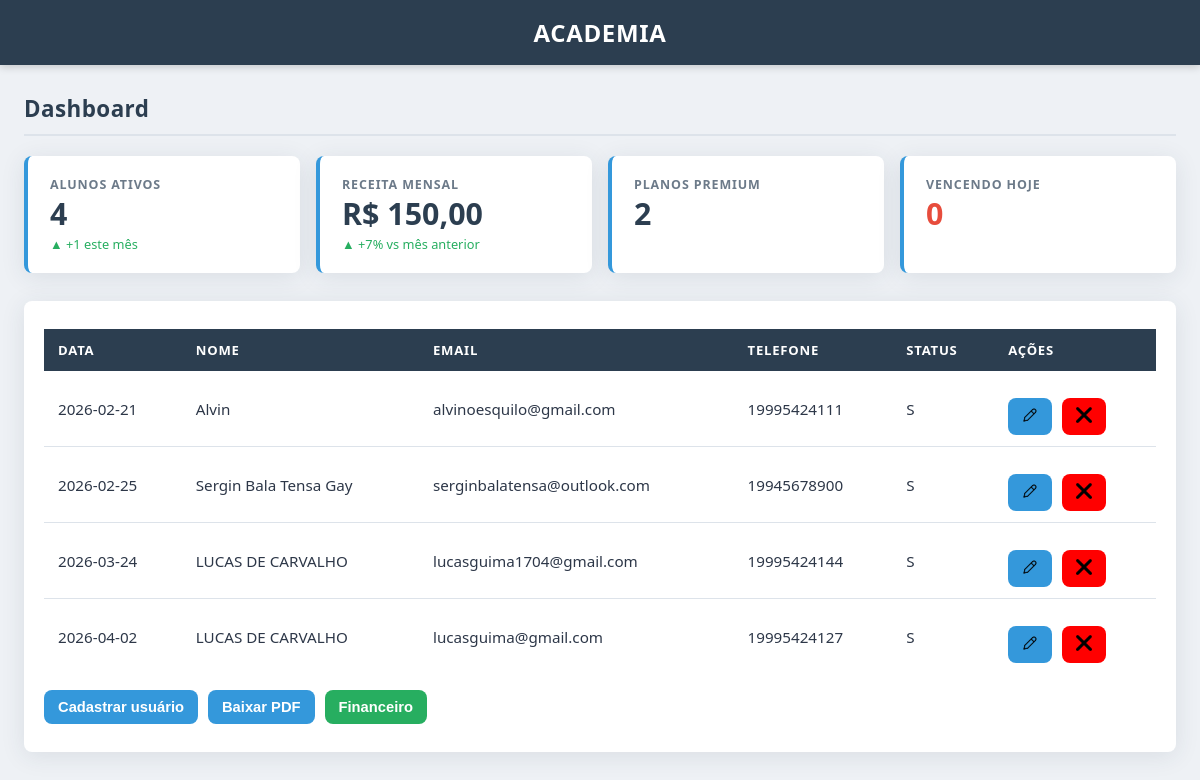
Before: / with the older database file.
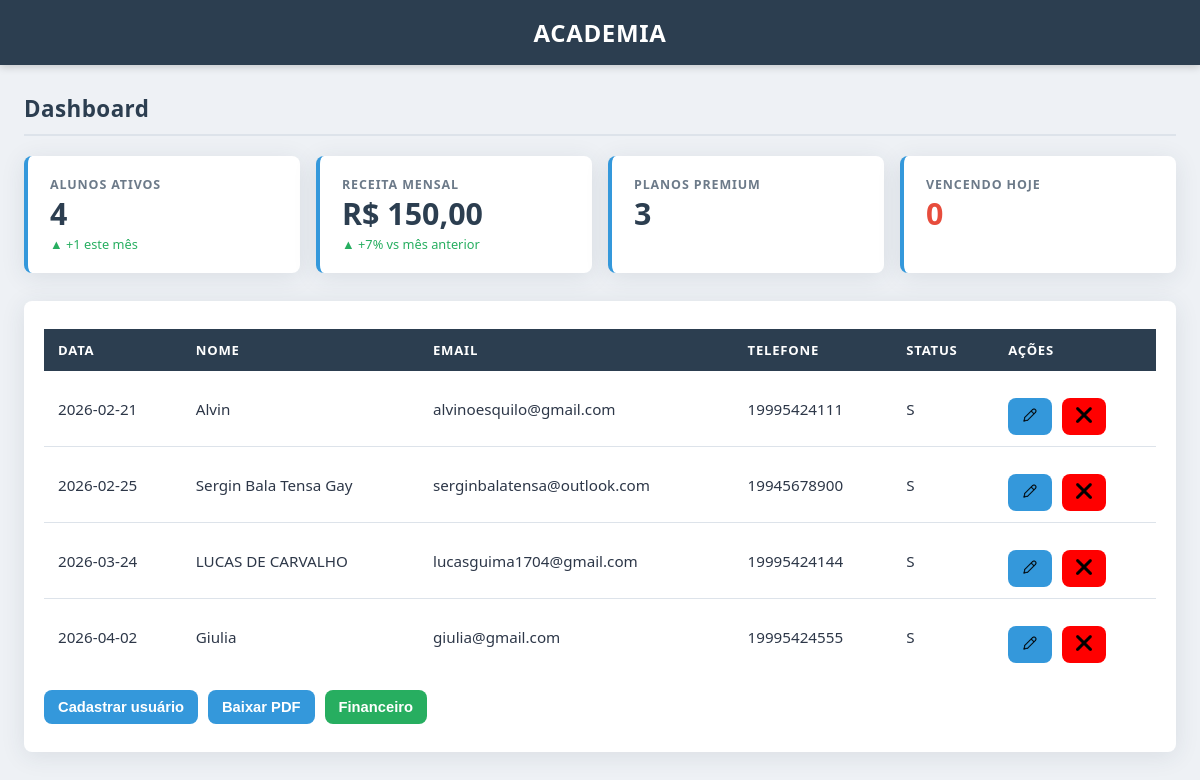
After: the same page with the newer database file.
### tables this page shows
CREATE TABLE users (
	id integer primary key autoincrement,
	full_name text not null,
	email text unique not null,
	password text not null,
	phone text,
	created_at date,
	status text
);

### src/Repository/UserRepository.php (called while the page is built, shortened)
<?php
class UserRepository
{
    private PDO $connection;
    public function __construct(PDO $connection)
    {
        $this->connection = $connection;
    }
    public function formatUser($user){
        return new User(
            $user['id'],
            $user['full_name'],
            $user['email'],
            $user['password'],
            $user['created_at'],
            $user['phone'],
            $user['status']
        );
    }
    public function getAllUsers() {
        $sql = "SELECT *FROM users;";
        $stmt = $this->connection->query($sql);
        $users = $stmt->fetchAll(PDO::FETCH_ASSOC);
        return array_map([$this, 'formatUser'], $users);
    }
    public function countUsersByStatus(string $status): int {
        $sql = "SELECT COUNT(*) FROM users WHERE status = :status;";
        $stmt = $this->connection->prepare($sql);
        $stmt->bindValue(':status', $status, PDO::PARAM_STR);
        $stmt->execute();
        return (int) $stmt->fetchColumn();
    }
    public function usersActivesThisMonth(string $lastDay, string $firstDay): string {
        $sql = "SELECT COUNT(*) FROM users WHERE status = 'S' AND created_at BETWEEN :firstDay and :lastDay;";
        $stmt = $this->connection->prepare($sql);
        $stmt->bindValue(':firstDay', $firstDay, PDO::PARAM_STR);
        $stmt->bindValue(':lastDay', $lastDay, PDO::PARAM_STR);
        $stmt->execute();
        return " ▲ +{$stmt->fetchColumn()} este mês";
    }
}

### src/Repository/SubscriptionRepository.php (called while the page is built, shortened)
<?php
class SubscriptionRepository
{
    private PDO $connection;
    public function __construct(PDO $connection)
    {
        $this->connection = $connection;
    }
    public function countPlan(string $plan): int {
        $sql = "SELECT COUNT(*) FROM users_plans inner JOIN plans ON users_plans.plan_id = plans.id WHERE plans.name = :plan";
        $stmt = $this->connection->prepare($sql);
        $stmt->bindValue(':plan', $plan, PDO::PARAM_STR);
        $stmt->execute();
        return (int) $stmt->fetchColumn();
    }
    public function getMonthlyRevenue(string $firstDay, string $lastDay): float {
        $sql = "SELECT SUM(plans.price)
                FROM users_plans
                INNER JOIN plans ON users_plans.plan_id = plans.id
                WHERE users_plans.payment_status = 'paid'
                AND users_plans.start_date BETWEEN :firstDay AND :lastDay";
        $stmt = $this->connection->prepare($sql);
        $stmt->bindValue(':firstDay', $firstDay, PDO::PARAM_STR);
        $stmt->bindValue(':lastDay',  $lastDay,  PDO::PARAM_STR);
        $stmt->execute();
        return (float) $stmt->fetchColumn();
    }
    public function countExpiringToday(): int {
        $sql = "SELECT COUNT(*)
                FROM users_plans
                WHERE end_date = :today
                AND payment_status != 'paid'";
        $stmt = $this->connection->prepare($sql);
        $stmt->bindValue(':today', date('Y-m-d'), PDO::PARAM_STR);
        $stmt->execute();
        return (int) $stmt->fetchColumn();
    }
}

### src/Domain/User.php (called while the page is built, shortened)
<?php
class User {
    private ?int $id;
    private string $full_name;
    private string $email;
    private string $date;
    private string $phone;
    private string $status;
    public function __construct(
        ?int $id,
        string $full_name,
        string $email,
        string $password,
        string $date,
        string $phone,
        string $status,
    ) {
        $this->id = $id;
        $this->full_name = $full_name;
        $this->email = $email;
        $this->date = $date;
        $this->phone = $phone;
        $this->status = $status;
    }
    public function id(): ?int
    {
        return $this->id;
    }
    public function fullName(): string
    {
        return $this->full_name;
    }
    public function email(): string
    {
        return $this->email;
    }
    public function date(): string
    {
        return $this->date;
    }
    public function phone(): string
    {
        return $this->phone;
    }
    public function status(): string
    {
        return $this->status;
    }
}

### adm.php (the view, shortened to what this page needs)
<?php
$connection = Connection::getConnection();
$repository = new UserRepository($connection);
$SubriptionRepository = new SubscriptionRepository($connection);
function getMonthRange($year = null, $month = null) {
    $year = $year ?? date('Y');
    $month = $month ?? date('m');
    $firstDay = date("Y-m-01", strtotime("$year-$month-01"));
    $lastDay = date("Y-m-t", strtotime("$year-$month-01"));
    return [$firstDay, $lastDay];
}
try {
  $users = $repository->getAllUsers();
  $usersActive = $repository->countUsersByStatus('S');
  $usersPremium = $SubriptionRepository->countPlan('Premium');
  list($firstDay, $lastDay) = getMonthRange();
  $usersActivesThisMonth = $repository->usersActivesThisMonth($lastDay, $firstDay);
  $monthlyRevenue = $SubriptionRepository->getMonthlyRevenue($firstDay, $lastDay);
  $expiringToday = $SubriptionRepository->countExpiringToday();
}catch(PDOException $e){
  echo $e->getMessage();
}
?>
<!DOCTYPE html>
<html lang="en">
<head>
    <link rel="stylesheet" href="css/style.css">
    <link rel="stylesheet" href="css/index.css">
</head>
<body>
    <header>
    <h1>Academia</h1>
  </header>
    <div id="dashboard" class="screen">
    <div class="page-title">Dashboard</div>
    <div class="stats-grid">
      <div class="stat-card">
        <div class="stat-label">Alunos Ativos</div>
        <div class="stat-value"><?= $usersActive ?></div>
        <div class="stat-delta"><?= $usersActivesThisMonth ?></div>
      </div>
      <div class="stat-card">
        <div class="stat-label">Receita Mensal</div>
        <div class="stat-value">R$ <?= number_format($monthlyRevenue, 2, ',', '.') ?></div>
        <div class="stat-delta">▲ +7% vs mês anterior</div>
      </div>
      <div class="stat-card">
        <div class="stat-label">Planos Premium</div>
        <div class="stat-value"><?= $usersPremium ?></div>
      </div>
      <div class="stat-card">
        <div class="stat-label">Vencendo Hoje</div>
        <div class="stat-value" style="color: var(--color-danger)"><?= $expiringToday ?></div>
      </div>
    </div>
    <div class="dashboard-table-section">
  <main>
    <section>
      <table>
        <thead>
          <tr>
            <th>Data</th>
            <th>Nome</th>
            <th>Email</th>
            <th>Telefone</th>
            <th>Status</th>
            <th>Ações</th>
          </tr>
        </thead>
        <tbody>
          <?php foreach($users as $user):  ?>
          <tr>
            <td><?= $user->date() ?></td>
            <td><?= $user->fullName() ?></td>
            <td><?= $user->email() ?></td>
            <td><?= $user->phone() ?></td>
            <td><?= $user->status() ?></td>
            <td>
              <div class="actions">
                <a href="/edit?id=<?= $user->id() ?>"><button><img src="img/icons/edit.png" class="icon-trash" alt="editar"></button></a>
                <a href="/delete?id=<?= $user->id() ?>" ><button style="background-color: red;"><img src="img/icons/close.png" class="icon-trash" alt="excluir"></button></a>
              </div>
            </td>
          </tr>
          <?php endforeach; ?>
        </tbody>
      </table>
      <div class="actions">
        <a href="/register"><button>Cadastrar usuário</button></a>
        <a href="/download"><button>Baixar PDF</button></a>
        <a href="/financial"><button style="background-color: var(--color-success);">Financeiro</button></a>
      </div>
    </section>
  </main>
</body>
</html>

### index.php
<?php
$uri = parse_url($_SERVER['REQUEST_URI'], PHP_URL_PATH);
$uri = rtrim($uri, '/') ?: '/';
$routes = [
    '/'          => 'adm.php',
    '/adm'       => 'adm.php',
    '/register'  => 'register-user.php',
    '/edit'      => 'edit.php',
    '/update'    => 'update.php',
    '/delete'    => 'delete.php',
    '/download'  => 'download-pdf.php',
    '/financial' => 'financial.php'
    ];
if (array_key_exists($uri, $routes)) {
    require $routes[$uri];
} else {
    http_response_code(404);
    echo "<h1>404 – Página não encontrada</h1>";
}

### css/style.css (style rules this page uses)
*, *::before, *::after { box-sizing: border-box; margin: 0; padding: 0; }
:root { --color-dark: #2c3e50; --color-darker: #1a252f; --color-accent: #3498db; --color-accent-h:#2980b9; --color-danger: #e74c3c; --color-danger-h:#c0392b; --color-success: #27ae60; --color-bg: #eef1f5; --color-surface: #ffffff; --color-border: #dde3ea; --color-muted: #6c7a89; --color-text: #2d3748; --radius: 8px; --shadow-card: 0 4px 24px rgba(44, 62, 80, 0.10); --shadow-input: 0 0 0 3px rgba(52, 152, 219, 0.18); --transition: 0.18s ease; }
body { font-family: 'Segoe UI', system-ui, sans-serif; background: var(--color-bg); color: var(--color-text); min-height: 100vh; }
header { background: var(--color-dark); color: #fff; padding: 1rem 2rem; text-align: center; letter-spacing: 0.04em; box-shadow: 0 2px 8px rgba(0,0,0,0.18); }
header h1 { font-size: 1.5rem; font-weight: 700; text-transform: uppercase; }
main { padding: 28px 20px; }
table { width: 100%; border-collapse: collapse; background: var(--color-surface); border-radius: var(--radius); overflow: hidden; box-shadow: var(--shadow-card); }
th { background: var(--color-dark); color: #fff; padding: 12px 14px; text-align: left; font-size: 0.82rem; text-transform: uppercase; letter-spacing: 0.06em; }
td { padding: 11px 14px; border-bottom: 1px solid var(--color-border); font-size: 0.95rem; }
tr:last-child td { border-bottom: none; }
.actions { margin-top: 16px; display: flex; gap: 10px; flex-wrap: wrap; }
button { padding: 9px 14px; border: none; border-radius: var(--radius); background: var(--color-accent); color: white; cursor: pointer; font-size: 0.92rem; font-weight: 600; transition: background var(--transition); }
.screen { padding: 28px 24px; max-width: 1200px; margin: 0 auto; }
.page-title { font-size: 1.4rem; font-weight: 700; color: var(--color-dark); margin-bottom: 20px; padding-bottom: 10px; border-bottom: 2px solid var(--color-border); letter-spacing: 0.02em; }
.stats-grid { display: grid; grid-template-columns: repeat(auto-fit, minmax(200px, 1fr)); gap: 16px; margin-bottom: 28px; }
.stat-card { background: var(--color-surface); border-radius: var(--radius); padding: 20px 22px; box-shadow: var(--shadow-card); border-left: 4px solid var(--color-accent); display: flex; flex-direction: column; gap: 6px; transition: transform var(--transition), box-shadow var(--transition); }
.stat-label { font-size: 0.78rem; font-weight: 600; text-transform: uppercase; letter-spacing: 0.07em; color: var(--color-muted); }
.stat-value { font-size: 1.9rem; font-weight: 700; color: var(--color-dark); line-height: 1; }
.stat-delta { font-size: 0.8rem; color: var(--color-success); font-weight: 500; }
.dashboard-table-section { background: var(--color-surface); border-radius: var(--radius); box-shadow: var(--shadow-card); overflow: hidden; }
.dashboard-table-section table { box-shadow: none; border-radius: 0; }

Changed rows visible on the page:
changed users: full_name "LUCAS DE CARVALHO" → "Giulia"; email "lucasguima@gmail.com" → "giulia@gmail.com"; phone "19995424127" → "19995424555"
Other visible differences:
$usersPremium: "2" → "3"
